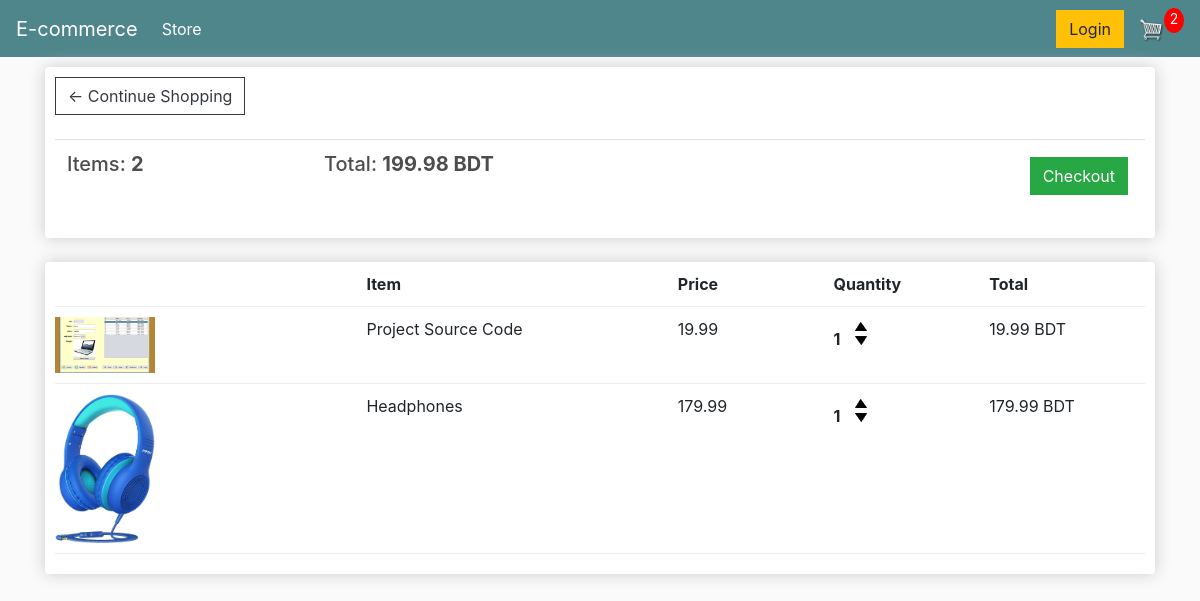
The page /cart/ (signed in) on the database as committed earlier.
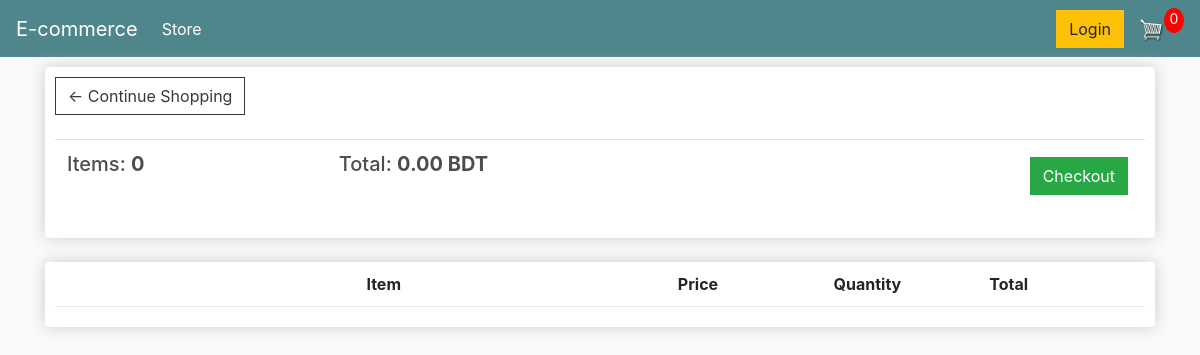
The same page on the database as committed later.
### store/models.py (models this page shows, shortened)
class Order(models.Model):
    customer = models.ForeignKey(Customer, on_delete=models.SET_NULL, null=True, blank=True)
    date_ordered = models.DateTimeField(auto_now_add=True)
    complete = models.BooleanField(default=False)
    transaction_id = models.CharField(max_length=100, null=True)
    @property
    def get_cart_total(self):
        orderitems = self.orderitem_set.all()
        total = sum([item.get_total for item in orderitems])
        return total
    @property
    def get_cart_items(self):
        orderitems = self.orderitem_set.all()
        total = sum([item.quantity for item in orderitems])
        return total

class OrderItem(models.Model):
    product = models.ForeignKey(Product, on_delete=models.SET_NULL, null=True)
    order = models.ForeignKey(Order, on_delete=models.SET_NULL, null=True)
    quantity = models.IntegerField(default=0, null=True, blank=True)
    date_added = models.DateTimeField(auto_now_add=True)
    @property
    def get_total(self):
        total = self.product.price * self.quantity
        return total

class Product(models.Model):
    name = models.CharField(max_length=200, null=True)
    price = models.DecimalField(max_digits=7, decimal_places=2)
    digital = models.BooleanField(default=False, null=True, blank=True)
    image = models.ImageField(null=True, blank=True, upload_to='product/')
    @property
    def imageURL(self):
        try:
            url = self.image.url
        except:
            url = ''
        return url

### store/views.py (the view)
# urls.py: path('cart/', views.cart, name="cart"),
def cart(request):
    data = cartData(request)
    cartItems = data['cartItems']
    order = data['order']
    items = data['items']
    context = {
        'items': items,
        'order': order,
        'cartItems': cartItems,
    }
    return render(request, 'cart.html', context)

### store/utils.py (called while the page is built)
def cartData(request):
    if request.user.is_authenticated:
        customer = request.user.customer
        order, created = Order.objects.get_or_create(customer=customer, complete=False)
        items = order.orderitem_set.all()
        cartItems = order.get_cart_items
    else:
        cookieData = cookieCart(request)
        cartItems = cookieData['cartItems']
        order = cookieData['order']
        items = cookieData['items']
    return {'cartItems': cartItems, 'order': order, 'items': items}

### ecommerce/templates/cart.html
{% extends 'base.html' %}
{% load static %}
{% block content %}
<div class="row">
  <div class="col-lg-12">
    <div class="box-element">
      <a  class="btn btn-outline-dark" href="{% url 'store' %}">&#x2190; Continue Shopping</a>
      <br>
      <br>
      <table class="table">
        <tr>
          <th><h5>Items: <strong>{{ order.get_cart_items }}</strong></h5></th>
          <th><h5>Total: <strong>{{ order.get_cart_total | floatformat:2 }} BDT</strong></h5></th>
          <th>
            <a style="float: right; margin: 5px;" href="{% url 'checkout' %}" class="btn btn-success">Checkout</a>
          </th>
        </tr>
      </table>
    </div>
    <br>
    <div class="box-element">
      <div class="cart-row">
        <div style="flex:2"></div>
        <div style="flex:2"><strong>Item</strong></div>
        <div style="flex:1"><strong>Price</strong></div>
        <div style="flex:1"><strong>Quantity</strong></div>
        <div style="flex:1"><strong>Total</strong></div>
      </div>
      {% for item in items %}
      <div class="cart-row">
        <div style="flex:2"><img class="row-image" src="{{ item.product.imageURL }}"></div>
        <div style="flex:2"><p>{{ item.product.name }}</p></div>
        <div style="flex:1"><p>{{ item.product.price | floatformat:2 }}</p></div>
        <div style="flex:1">
          <p class="quantity">{{ item.quantity }}</p>
          <div class="quantity">
            <img class="chg-quantity update-cart" src="{% static  'images/arrow-up.png' %}" data-product={{item.product.id}} data-action="add">
            <img class="chg-quantity update-cart" src="{% static  'images/arrow-down.png' %}" data-product={{item.product.id}} data-action="remove">
					</div>
        </div>
        <div style="flex:1"><p>{{ item.get_total | floatformat:2 }} BDT</p></div>
      </div>
      {% endfor %}
    </div>
  </div>
</div>
{% endblock content %}

Rows that differ between the two databases and show on the page:
no longer on this page (row edited): Order: get_cart_items "2", get_cart_total "199.98"
no longer on this page (row unchanged): OrderItem: product.imageURL (picture), product.name "Project Source Code", product.price "19.99", quantity "1", get_total "19.99"
removed OrderItem: product.imageURL (picture), product.name "Headphones", product.price "179.99", quantity "1", get_total "179.99"
added Order: get_cart_items "0", get_cart_total "0.00"
Other text that changed with them:
{{ cartItems }}: "2" → "0"
